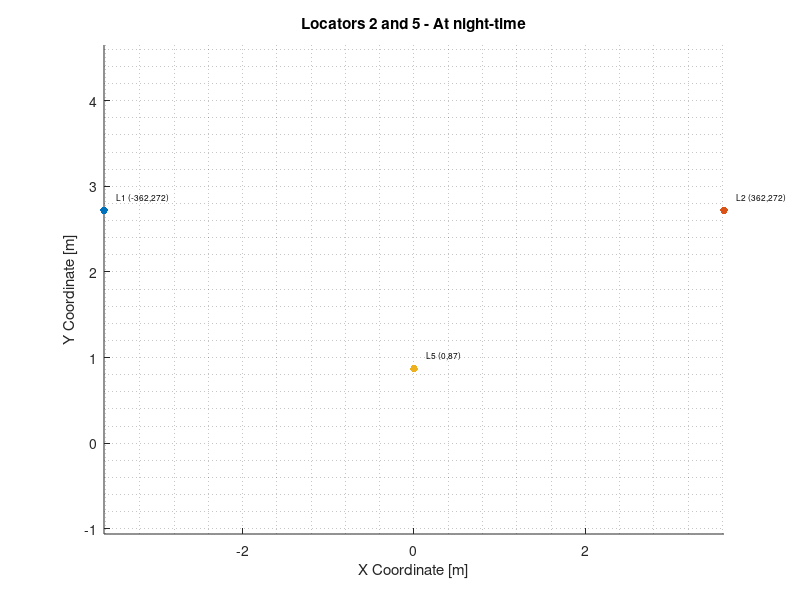

Recreate this plot in MATLAB. (Note: this script raises an error after producing the figure.)
%{
* Copyright 2016 University of Applied Sciences Western Switzerland / Fribourg
*
* Licensed under the Apache License, Version 2.0 (the "License");
* you may not use this file except in compliance with the License.
* You may obtain a copy of the License at
*
*     http://www.apache.org/licenses/LICENSE-2.0
*
* Unless required by applicable law or agreed to in writing, software
* distributed under the License is distributed on an "AS IS" BASIS,
* WITHOUT WARRANTIES OR CONDITIONS OF ANY KIND, either express or implied.
* See the License for the specific language governing permissions and
* limitations under the License.
*
* Project:      HEIA-FR / RadioTrack
*
* Abstract:     Script to plot a scatter XY and compute statistics
*               for a given Excel file
*
* Purpose:      Scatter XY, avg, std, ...
*
* Author:       Samuel M.
* Date:         22.06.2016
*
%}

% link to the file
% Excel file: worksheets, which name matchs 'tag1', 'tag2', ...
% Excel file: data: column 3: x coordinates, column 4: y coordinates
FILENAME = '/Users/mertenats/Desktop/Mesures/c1016_tag/jour/M4_jour_1120_1320_L12345_9personnes.xlsx';

% information about the graphic
title('Locators 2 and 5 - At night-time');

xlabel('X Coordinate [m]');
ylabel('Y Coordinate [m]');

A = 5; % size of each measurement
A_TAG = 10; % size of each tag
A_LOCATOR = 30;
C_TAG = 'r'; % color of the tags
C_LOCATOR = 'k';

hold on; % use the same plot for all the tags
grid minor; % draw a grid in background
axis equal;

% locators, only the locators 1, 2 and 5 are represented on the graph
% locator label, x coordinate, y coordinate
L = cell(3, 3);
L{1, 1} = 'L1 (-362,272)';
L{1, 2} = -3.62;
L{1, 3} = 2.72;

L{2, 1} = 'L2 (362,272)';
L{2, 2} = 3.62;
L{2, 3} = 2.72;

L{3, 1} = 'L5 (0,87)';
L{3, 2} = 0;
L{3, 3} = 0.87;
disp(L);

% tags, represented with an array
% tag name, x coordinate, y coordinate, representative color, label
T = cell(5, 5);
T{1, 1} = 'tag1';
T{1, 2} = 0; % x coordinate
T{1, 3} = 0.87; % y coordinate
T{1, 4} = 'c'; % color
T{1, 5} = 'T1 (0,87)'; % label

T{2, 1} = 'tag2';
T{2, 2} = 1.57;
T{2, 3} = 0.87;
T{2, 4} = 'g';
T{2, 5} = 'T2 (157,87)';

T{3, 1} = 'tag3';
T{3, 2} = -0.15;
T{3, 3} = 5.1;
T{3, 4} = 'y';
T{3, 5} = 'T3 (-15,510)';

T{4, 1} = 'tag4';
T{4, 2} = -1.07;
T{4, 3} = 4.39;
T{4, 4} = 'g';
T{4, 5} = 'T4 (-107,439)';


T{5, 1} = 'tag5';
T{5, 2} = -4.14;
T{5, 3} = 2.65;
T{5, 4} = 'c';
T{5, 5} = 'T5 (-414,265)';
disp(T);

% loop through the locators
for i = 1:length(L);
    % add label to the locator
    text(L{i, 2} + 0.15, L{i, 3} + 0.15, L{i, 1}, 'FontSize', 6, 'Color', C_LOCATOR);
    % draw the locator in black, with a bigger size
    scatter(L{i, 2}, L{i, 3}, A_LOCATOR,'filled', C_LOCATOR);
end

% loop through the worksheets of the document (Excel)
for i = 1:length(T);
    % load the specific worksheet
    % one worksheet for each tag
    data = xlsread(FILENAME, T{i, 1});
    x = data(:,3); % get x
    y = data(:,4); % get y
    p = data(:,6); % get the precision computed by Quuppa

    output = [T{i, 1}];
    disp(output);
    output = ['-------------------------------------------------------'];
    disp(output);

    % number of measurements
    output = ['MEASUREMENTS: ', num2str(length(x))];
    disp(output);

    % average of x and y
    avg_x = mean(x);
    avg_y = mean(y);
    output = ['AVG X: ', num2str(avg_x * 100), ' [cm] --- AVG Y: ', num2str(avg_y * 100), ' [cm]'];
    disp(output);

    % min/max of x and y
    %output = ['MIN X: ', num2str(min(x) * 100), ' [cm] MAX X: ', num2str(max(x) * 100), ' [cm] --- MIN Y: ', num2str(min(y) * 100), ' [m] MAX Y: ', num2str(max(y) * 100), ' [m]'];
    %disp(output);

    % standard deviation: http://ch.mathworks.com/help/matlab/ref/std.html#bune77u
    % When w = 0 (default), S is normalized by N-1.
    std_x = std(x, 0);
    std_y = std(y, 0);
    output = ['STD X: ', num2str(std_x * 100), ' [cm] --- STD Y: ', num2str(std_y * 100), ' [cm]'];
    disp(output);

    % variance: http://ch.mathworks.com/help/matlab/ref/var.html
    % When w = 0 (default), V is normalized by the number of observations-1
    % output = ['VAR X: ', num2str(var(x, 0)), ' [m] VAR Y: ', num2str(var(y, 0)), ' [m]'];
    % disp(output);

    % absolute error, x coordinate
    abs_error_x = abs(T{i, 2} - avg_x);
    output = ['ABSOLUTE ERROR X: ', num2str(abs_error_x * 100), ' [cm]'];
    disp(output);

    % absolute error, y coordinate
    abs_error_y = abs(T{i, 3} - avg_y);
    output = ['ABSOLUTE ERROR Y: ', num2str(abs_error_y * 100), ' [cm]'];
    disp(output);

    % absolute error, (x, y)
    abs_error_xy = sqrt(abs_error_x.^2 + abs_error_y.^2);
    output = ['ABSOLUTE ERROR (X, Y): ', num2str(abs_error_xy * 100), ' [cm]'];
    disp(output);

    output = ['QUUPPA ERROR AVG: ', num2str(mean(p) * 100), ' [cm]'];
    disp(output);
    disp(char(10)); % line break

    % draw the measurements on the graphic
    scatter(x, y, A, 'filled', T{i, 4});
    % add label to the tag
    text(T{i, 2} + 0.15, T{i, 3} - 0.15, T{i, 5}, 'FontSize', 6, 'Color', C_TAG);
    % draw the tag in red, with a bigger size
    scatter(T{i, 2}, T{i, 3}, A_TAG,'filled', C_TAG);

    % draw a line between the average and +/- the deviation
    x = [avg_x - std_x, avg_x + std_x];
    y = [avg_y, avg_y];
    plot(x, y, 'LineStyle', '-', 'Color', 'k', 'LineWidth', 0.5);
    x = [avg_x, avg_x];
    y = [avg_y - std_y, avg_y + std_y];
    plot(x, y, 'LineStyle', '-', 'Color', 'k', 'LineWidth', 0.5);
end
